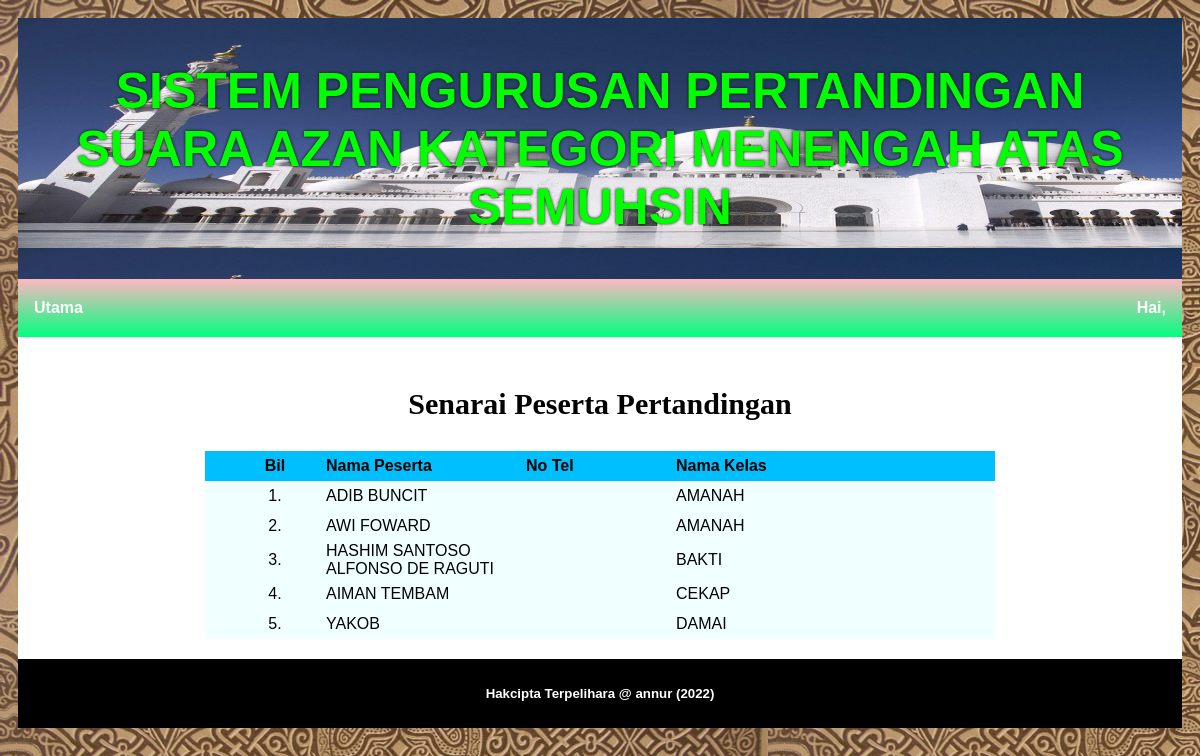
Screenshot of /annur/senarai_peserta.php (signed in) with the database file from the repository.
### tables this page shows
CREATE TABLE `peserta` (
  `nokp_peserta` varchar(12) NOT NULL,
  `nama_peserta` varchar(255) NOT NULL,
  `no_telefon` varchar(11) NOT NULL,
  `kod_kelas` varchar(7) NOT NULL
);

CREATE TABLE `kelas` (
  `kod_kelas` varchar(7) NOT NULL,
  `nama_kelas` varchar(255) NOT NULL
);

### annur/senarai_peserta.php (the view, shortened to what this page needs)
<?php
include ("header.php");
include ("nav.php");
?>
<html>
<head>
</head>
</body>
<div id="mainbody">
     <div id="tajuk"><p>Senarai Peserta Pertandingan</p></div>
<?php
$mysql = "SELECT * FROM peserta
          INNER JOIN kelas USING (kod_kelas)
		  ORDER BY kod_kelas, nama_peserta";
$result = mysqli_query($conn, $mysql) or die(mysqli_error());
$bil = 0;
if (mysqli_num_rows($result) >0)
{
	echo "<table border='0'>";
	echo "<col width='20'>";
	echo "<col width='100'>";
	echo "<col width='200'>";
	echo "<col width='150'>";
	echo "<col width='300'>";
	echo "<col width='20'>";
	echo "<tr>";
	echo "<th></th>";
	echo "<th>Bil</th>";
	echo "<th>Nama Peserta</th>";
	echo "<th>No Tel</th>";
	echo "<th>Nama Kelas</th>";
	echo "<th></th>";
	echo "</tr>";
	while($row = mysqli_fetch_assoc($result))
	{
	$bil++;
	echo "<tr height='10'>";
	echo "<td></td>";
	echo "<td>".$bil.".</td>";
	echo "<td>".$row['nama_peserta']."</td>";
	echo "<td>".$row['no_tel']."</td>";
	echo "<td>".$row['nama_kelas']."</td>";
	echo "<td></td>";
	echo "</tr>";
	}
	echo "</table>";
}
else { echo "<center>Tiada rekod</center>"; }
?>
</div>
<?php include ("footer.php"); ?>
</body>
</html>

### annur/senarai_peserta.php (style rules this page uses)
#mainbody { background-color: white; padding: 20px; }
#tajuk { font-size: 30px; font-family: Tw Cen MT Condensed; font-weight: bold; text-align: center; }
table { margin-left: auto; margin-right: auto; border-collapse: collapse; margin: auto; background-color: Azure }
td { text-align: left; height: 30px; }
td { text-align: left; }
tr th:nth-child(2) { text-align: center; }
tr td:nth-child(2) { text-align: center; }
th { height: 30px; text-align: left; font-weight: bold; color: black; background-color: DeepSkyBlue; }

### rows the page displays
peserta: nama_peserta "ADIB BUNCIT", kod_kelas.nama_kelas "AMANAH"
peserta: nama_peserta "AWI FOWARD", kod_kelas.nama_kelas "AMANAH"
peserta: nama_peserta "HASHIM SANTOSO ALFONSO DE RAGUTI", kod_kelas.nama_kelas "BAKTI"
peserta: nama_peserta "AIMAN TEMBAM", kod_kelas.nama_kelas "CEKAP"
peserta: nama_peserta "YAKOB", kod_kelas.nama_kelas "DAMAI"
